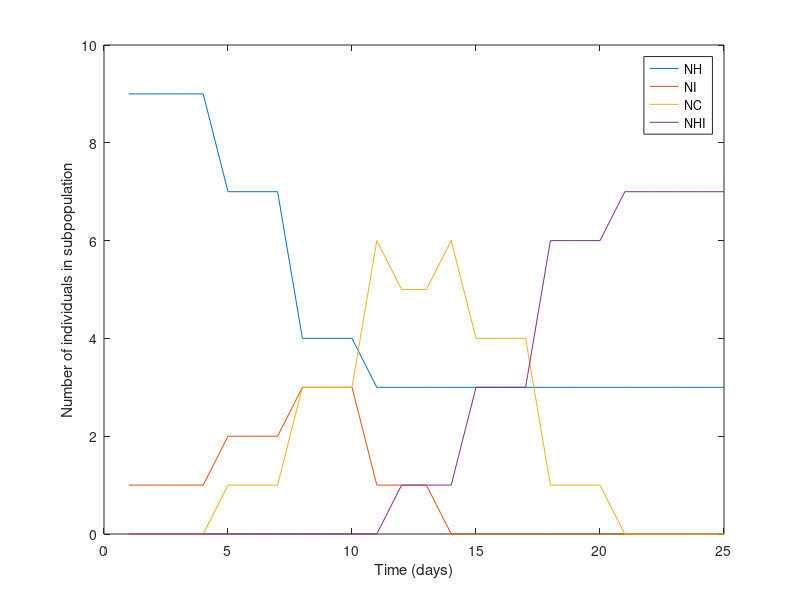

Recreate this plot in MATLAB.
N = 10; %total number of individuals in the population
NH1 = 9; %healthy w/o immunity on day 1
NI1 = 1; %infected on day 1
NC1 = 0; %contagious on day 1
NHI1 = N - (NI1 + NC1 + NH1); %healthy with immunity on day 1

% Model parameters
Tinc = [3, 3]; %incubation period [days]
Trec = [7, 7]; %recuperation period [days]
Timm = [100, 100]; %immunity period [days]
Nsoc = N; %average number of times of people making contact per day
SDsoc = 0; %standard deviation of the number of times of people making contact per day
Pbio = 1; %probability of contracting disease if contact occurs
nday = 25; %number of simulation days

NH = zeros(nday,1); %no. of indiv who are healthy w/o immunity on each day
NI = zeros(nday,1); %no. of indiv who are infected on each day
NC = zeros(nday,1); %no. of indiv who are contagious on each day
NHI = zeros(nday,1); %no. of indiv who are healthy w/ immunity on each day

NH(1) = NH1;
NI(1) = NI1;
NC(1) = NC1;
NHI(1) = NHI1;

HS = [zeros(NH1,1);... %no. of healthy w/o immunity
-randi(Tinc, NI1, 1);... %no. of infected
randi(Trec, NC1, 1);... %no. of contagious
zeros(NHI1, 1)];%no. of healthy w immunity

IM = [zeros(NH1,1);...
zeros(NI1,1);...
zeros(NC1,1);...
randi(Timm, NHI1, 1)];


Nexposure = max(0,floor(normrnd(Nsoc, SDsoc))); % exposures/traffics per day (integer)
i_all = [ 4; 1; 7;  4; 4;  6; 8; 2; 5; 1];   
k_all = [10; 2; 5; 10; 3; 10; 6; 6; 7; 2];
for j = 2: nday
    for e = 1 : Nexposure
        i = i_all(e);
        k = k_all(e);
        DT = floor(rand + Pbio);
        if DT == 1
            if HS(i)>0 && HS(k)==0 && IM(k)==0
                HS(k)=-randi(Tinc, 1, 1);
            end
            if HS(i)==0 && IM(i)==0 && HS(k)>0 
                HS(i)=-randi(Tinc, 1, 1);
            end
        end
    end
    NH(j) = sum(HS == 0 & IM == 0);
    NI(j) = sum(HS < 0 & IM == 0);
    NC(j) = sum(HS > 0 & IM == 0);
    NHI(j) = sum(HS == 0 & IM < 0);
    for n=1:N
        if IM(n)<0  
            IM(n) = IM(n) + 1;
        elseif HS(n) < 0 && HS(n) ~= -1
            HS(n) = HS(n) + 1;
        elseif HS(n) == -1
            HS(n)=randi(Trec, 1, 1);
        elseif HS(n) > 0 && HS(n) ~= 1
            HS(n) = HS(n) - 1;
        elseif HS(n) == 1
            HS(n) = 0;
            IM(n)=-randi(Timm, 1, 1);
        end
    end
end

% Plot
time = linspace(1, nday, nday);
figure;
plot(time,NH, time,NI, time,NC, time,NHI);
xlabel('Time (days)');
ylabel('Number of individuals in subpopulation');
legend('NH', 'NI', 'NC', 'NHI');


function [NH,NI,NC,NHI] = spreadDisease(HS, IM, nday, NH1, NI1, NC1, NHI1, Tinc, Trec, Timm, Nexposure, Pbio)
    NH = zeros(nday,1);
    NI = zeros(nday,1); 
    NC = zeros(nday,1); 
    NHI = zeros(nday,1); 
    
    NH(1) = NH1;
    NI(1) = NI1;
    NC(1) = NC1;
    NHI(1) = NHI1;
    for j = 2: nday
        for e = 1 : Nexposure
    
            r = randperm(N, 2);
            i = r(1);
            k = r(2);
            DT = floor(rand + Pbio);
            if DT == 1
                if HS(i)>0 && HS(k)==0 && IM(k)==0
                    HS(k)=-randi(Tinc, 1, 1);
                if HS(i)==0 && IM(i)==0 && HS(k)>0 
                    HS(i)=-randi(Tinc, 1, 1);
                end
                end
            end
         end
     end
    NH(j) = sum(HS == 0 & IM == 0);
    NI(j) = sum(HS < 0 & IM == 0);
    NC(j) = sum(HS > 0 & IM == 0);
    NHI(j) = sum(HS == 0 & IM < 0);
    for n=1:N
        if IM(n)<0  
            IM(n) = IM(n) + 1;
        elseif HS(n) < -1
            HS(n) = HS(n) + 1;
        elseif HS(n) == -1
            HS(n)=randi(Trec, 1, 1);
        elseif HS(n) > 1
            HS(n) = HS(n) - 1;
        elseif HS(n) == 1
            HS(n) = 0;
            IM(n)=-randi(Timm, 1, 1);
        end
    end
end
